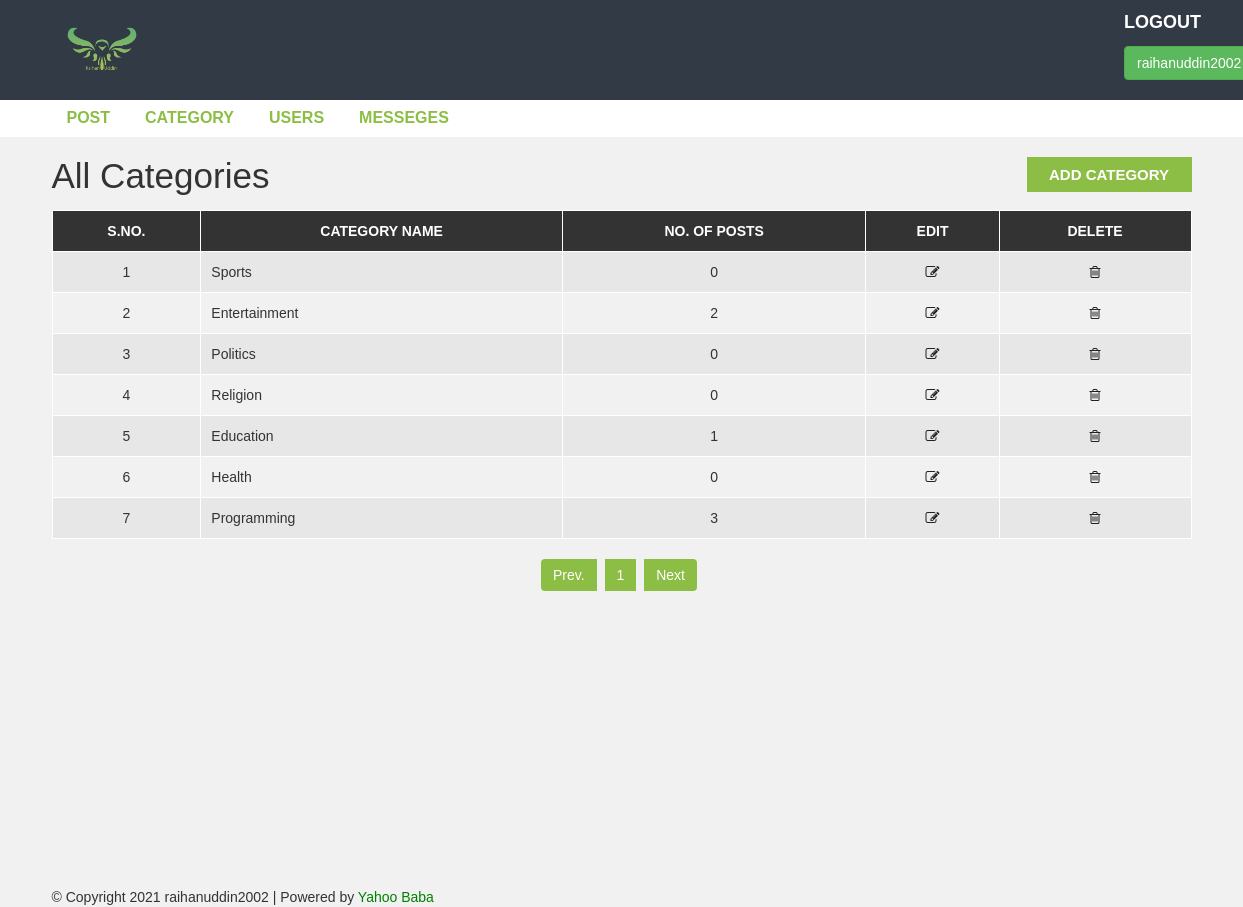
The app's page /admin/category.php (signed in) with its own data.
### tables this page shows
CREATE TABLE `category` (
  `category_id` int(11) NOT NULL,
  `category_name` varchar(100) NOT NULL,
  `post` int(11) NOT NULL DEFAULT '0'
);

### admin/category.php (the view, shortened to what this page needs)
<?php include "header.php";
?>
<div id="admin-content">
    <div class="container">
        <div class="row">
            <div class="col-md-10">
                <h1 class="admin-heading">All Categories</h1>
            </div>
            <div class="col-md-2">
                <a class="add-new" href="add-category.php">add category</a>
            </div>
            <div class="col-md-12">
                <table class="content-table">
                    <thead>
                        <th>S.No.</th>
                        <th>Category Name</th>
                        <th>No. of Posts</th>
                        <th>Edit</th>
                        <th>Delete</th>
                    </thead>
                    <tbody>
                    <?php
                        include 'config.php';
                        $sql = 'SELECT * FROM category' or die('Query failed');
                        $result = mysqli_query($connection,$sql);
                        if(mysqli_num_rows($result) > 0){
                            $serial = 1;
                            while($info = mysqli_fetch_assoc($result)){
                    ?>
                        <tr>
                            <td class='id'><?php echo $serial; ?></td>
                            <td><?php echo $info['category_name']; ?></td>
                            <td><?php echo $info['post']; ?></td>
                            <td class='edit'><a href='update-category.php?cat_id=<?php echo $info['category_id']; ?>'><i class='fa fa-edit'></i></a></td>
                            <td class='delete'><a href='delete-category.php'><i class='fa fa-trash-o'></i></a></td>
                        </tr>
                    <?php
                        $serial++;
                            }
                        }
                    ?>
                </table>
                <?php
                    $limit = 10;
                    if(isset($_REQUEST['page'])){
                        $page = $_REQUEST['page'];
                    }else{
                        $page = 1;
                    }
                    $sql1 = 'SELECT * FROM post';
                    $result1 = mysqli_query($connection,$sql1) or die('Query failed');
                    if(mysqli_num_rows($result1) > 0){
                        $total_records = mysqli_num_rows($result1);
                        $total_page = ceil($total_records / $limit);
                  ?>
                  <ul class='pagination admin-pagination'>
                    <li> <a href="category.php?page=<?php if($page > 1) {echo $page -1;}else{ echo $page; } ?>"> Prev. </a> </li>
                    <?php
                        for($i = 1; $i <= $total_page; $i++){
                    ?>
                      <li><a href="category.php?page=<?php echo $i; ?>"><?php echo $i; ?></a></li>
                      <?php  }  ?>
                    <li> <a href="category.php?page=<?php if($total_page > $page) {echo $page + 1;}else{ echo $total_page; } ?>"> Next </a> </li>
                  </ul>
                  <?php
                    }
                  ?>
            </div>
        </div>
    </div>
</div>
<?php include "footer.php"; ?>

### css1/style.css (style rules this page uses)
body { background: #f1f1f1; font-family: sans-serif,arial,Helvetica; }
a, a:hover, a:focus { text-decoration: none; outline: none; }
ul { margin:0; padding:0; list-style:none; }
#admin-content { padding: 20px 0; min-height: 750px; }
#admin-content .admin-heading { font-size: 35px; margin: 0 0 15px; }
#admin-content .add-new { color: #fff; background-color: #8CBE45; -webkit-background-color: #8CBE45 !important; -moz-background-color: #8CBE45 !important; font-size: 15px; font-weight: 600; text-align: center; text-transform: uppercase; padding: 7px 10px; display: block; transition: all 0.3s; }
#admin-content .content-table { border: 1px solid #000; width: 100%; margin: 0 0 20px; }
#admin-content .content-table thead { color: #fff; background-color: #333; }
#admin-content .content-table th { padding: 10px; border: 1px solid #fff; font-weight: 600; text-align: center; text-transform: uppercase; }
#admin-content .content-table tbody { color: #333; }
#admin-content .content-table tbody tr { background-color: #e7e7e7; }
#admin-content .content-table tbody tr:nth-child(even) { background-color: transparent; }
#admin-content .content-table tbody td { padding: 10px; border: 1px solid #fff; text-align: center; }
#admin-content .content-table tbody td:nth-child(2) { text-align: left; }
#admin-content .admin-pagination { margin: 0; }
#admin-content .admin-pagination li a { display: block; }
.id, .edit, .delete { text-align:center; }
.pagination { display: block; text-align: center; margin: 0; }
.pagination li { display:inline-block; margin: 0 5px 0 0; }
.pagination li a { border: none; background: #8CBE45; -webkit-background: #8CBE45 !important; -moz-background: #8CBE45 !important; color: #fff; }
i.fa { color:#222; }

### records on screen
category: category_name "Sports", post "0"
category: category_name "Entertainment", post "2"
category: category_name "Politics", post "0"
category: category_name "Religion", post "0"
category: category_name "Education", post "1"
category: category_name "Health", post "0"
category: category_name "Programming", post "3"

### other values on screen
$_SESSION['username'] "raihanuddin2002"
